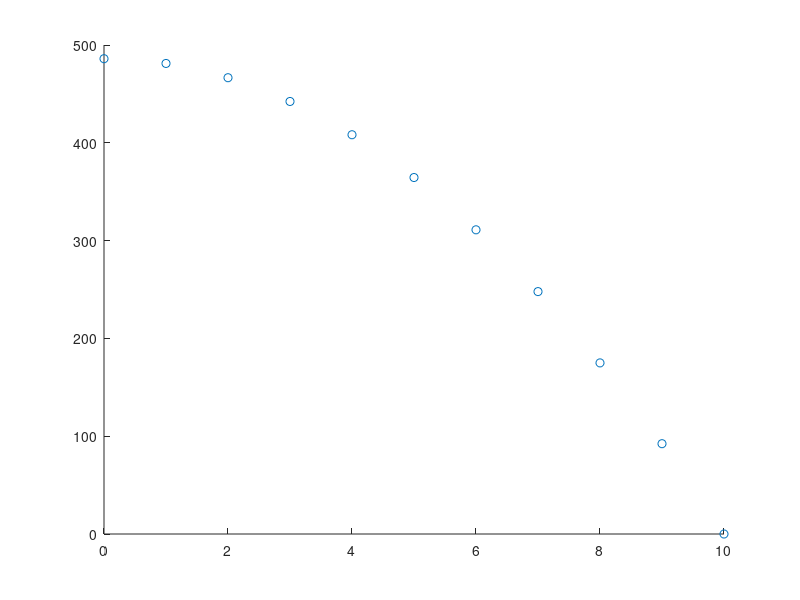

Recreate this plot in MATLAB. (Note: this script raises an error after producing the figure.)
% This script will be used for question 2 of the assignment

% Green line = approximation
% Red line = interpolation

% PROBLEM A
T = [ 0.  1.  2.  3.  4.  5.  6.  7.  8.  9. 10.];
D = [486.   481.14 466.56 442.26 408.24 364.5  311.04 247.86 174.96  92.34 0.  ];

% Display data in scatterplot
fig1 = figure();
scatter(T, D, "blue")

% Solve for the coefficients of the interpolation polynomial
coefficient_vector_A = func_fit(T, D, "interpolate", "poly", 0);

% Plot the interploation polynomial over the scatterplot
figure(fig1)
hold on
scatter(T, D, "blue")
plot_monomial(coefficient_vector_A, T, [0,500], "red")
hold off

% I chose to use interpolation for this dataset since after getting the
% scatterplot the data did not seem to have any outliers or points that did
% did not follow what you would expect given the nature of the physics
% problem.

% Calculate residuals when comparing data to theoretical values
% D = 0.5g * time^2
% g is approximated at 9.81
g = 9.81
residuals = []
relative_residuals = []
for i = 1:10
    residuals(i) = D(i + 1) - (486 - (0.5 *g * i^2));
    relative_residuals(i) = residuals(i) / D(i + 1);
end
disp(residuals)
disp(relative_residuals)

% Based on the above residuals, we can see that the errors are relatively
% very small compared to what we would expecct from the physics experiment.
% Therefore, the model seems to be a good representation of reality.

% PROBLEM B.

% Load in the dataset into variables 'x' and 'y'
load("pa2q2b.mat");

fig2 = figure();
scatter(x, y, "blue")

% Solve for the coefficients of the approximate polynomial
coefficient_vector_B = func_fit(x, y, "approximate", "poly", 3);

% Plot the approximate polynomial over the scatterplot
figure(fig2)
hold on
scatter(x, y, "blue")
plot_monomial(coefficient_vector_B, x, [-5,60], "green")
hold off

% The equation I got by solving for the coefficients was:
% -0.1330 + 0.0067t + 1.0114t^2
% This results in the derivative with respect to 't' of: 
% 1.0114t + 0.0067
% and the area under the curve being the definite integral from 
% t=-5 to t=5 of the above polynomial which when solved equals:
% approximetely 84.28331

% I chose to use approximation for this dataset since there were so many
% data points and using the monomial basis function, the higher degree of
% polynomial we have to interpolate becomes more and more ill-conditioned.
% Additionally, there are small deviations between individual points in the
% dataset which resulted in the curve being very 'choppy' aned not smooth.
% Using an approximate polynomial with 3 parameters resulted in a
% much smoother plot that represented the data better.





